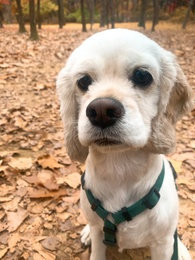
%> input picture in/autumn-leaves.jpg, 195 x 260 px, shrunk from 1200 x 1600 before the run
$ octave KMeansClustering_ini.m   (GNU Octave 9; MATLAB toolbox functions it lacks are replaced by stand-ins)
%> lines starting %> are read from the running program, lines starting %| are printed output that depends on the picture
### KMeansClustering.m
function KMeansClustering (inPath,inImgFname,outPath,numK)
%> called with inPath = 'in\', inImgFname = 'autumn-leaves', outPath = 'out\', numK = 3

    % gen in full file path
    inFullFile = fullfile(inPath, [inImgFname, '.jpg']);

    % read img
    I = imread(inFullFile);
%> I is the input picture: size 260x195x3 uint8; mean R, G, B 177.7, 148.5, 122.6

    % seg img into k-means clustering
    [L,Centers] = imsegkmeans(I,numK);
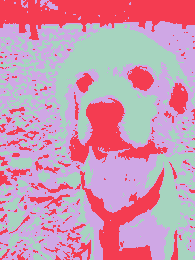
%> L: size 260x195 uint8; 3 distinct labels, from 1 to 3; one colour per label, 0 black
%> Centers = [237 213 190; 95 75 53; 185 148 117]
    B = labeloverlay(I,L);
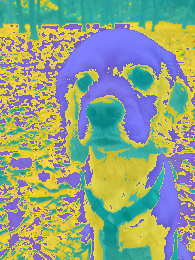
%> B: size 260x195x3 uint8; mean R, G, B 143.1, 162.3, 135
    % imshow(B)

    % title
    name = sprintf('%s', inImgFname);
    kTitle = append('k = ',num2str(numK));
    title({name;kTitle});

    % gen out full file path
    outFname = append('out-k',num2str(numK));
    outFullfile = fullfile(outPath,inImgFname,[outFname, '.jpg']);

    % write to jpeg
    imwrite(B, outFullfile);


end

### KMeansClustering_ini.m
inPath = 'in\';

inImgFname = 'autumn-leaves';
% inImgFname = 'cocker-spaniel';
% inImgFname = 'pumpkin';
% inImgFname = 'Raincoat';

outPath = 'out\';

% for 3 <= k <= 10
numK = 3;

for i = 3:10
    KMeansClustering (inPath,inImgFname,outPath,i);
end

% KMeansClustering (inPath,inImgFname,outPath,numK);
